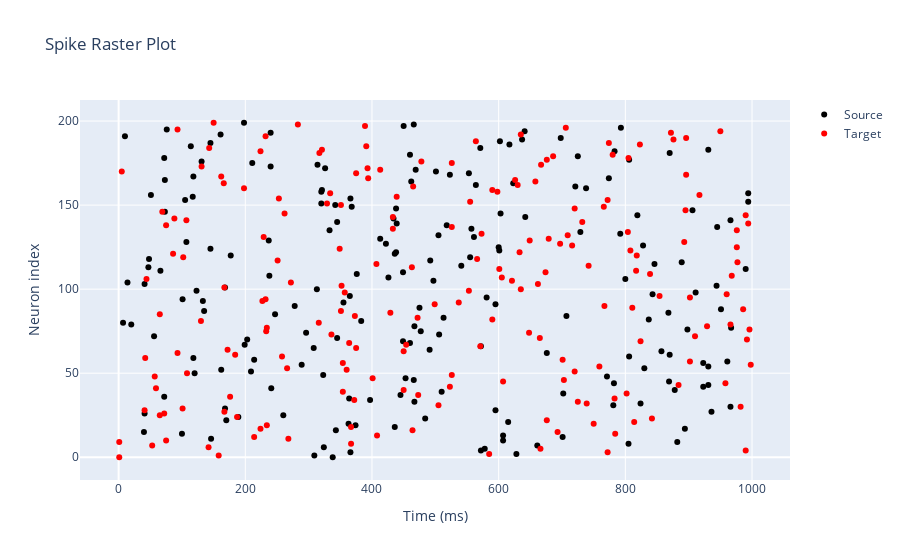
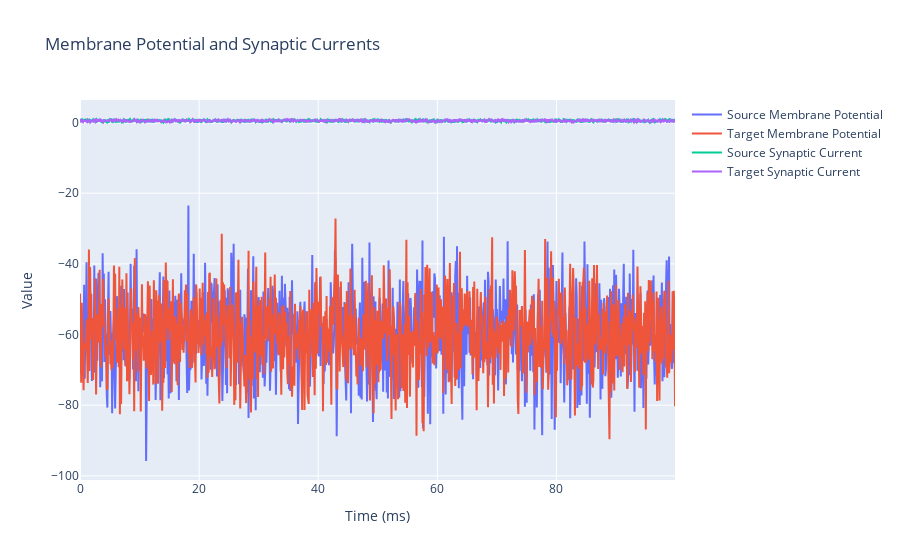

Notebook source saved alongside these figures, in order:
### Code cell
from brian2 import *
import numpy as np
import plotly.graph_objects as go

# Set random seed for reproducibility
np.random.seed(42)

# Neuron parameters
Cm = 200 * pF  # Membrane capacitance
gL = 10 * nS  # Leak conductance
EL = -70 * mV  # Leak reversal potential
VT = -50 * mV  # Threshold potential
DeltaT = 2 * mV  # Sharpness of the exponential term in the spike initiation dynamics
Vcut = VT + 5 * DeltaT  # Threshold for spike reset

# Neuron equations
neuron_eqs = '''
dv/dt = (gL * (EL - v) + gL * DeltaT * exp((v - VT) / DeltaT) + I_syn) / Cm : volt (unless refractory)
I_syn : ampere  # Synaptic current
'''

# Synapse parameters
tau_syn = 5 * ms  # Synaptic time constant
tau = 20 * ms  # Synaptic plasticity time constant
Apre = 0.01  # Synaptic plasticity variable
Apost = -0.0105  # Synaptic plasticity variable
wmax = 1.0  # Maximum synaptic weight

# Synapse equations
synapse_eqs = '''
dw/dt = (Apre * Apost) / tau_syn - w / tau_syn : 1 (clock-driven)
dApre/dt = -Apre / tau : 1 (clock-driven)  # Unitless
dApost/dt = -Apost / tau : 1 (clock-driven)  # Unitless
tau : second  # Add tau as a parameter
'''

# Number of neurons in each population
N = 1000  

# Neuron groups
source = NeuronGroup(N, neuron_eqs, threshold='v > Vcut', reset='v = EL', refractory=5 * ms, method='exponential_euler')
target = NeuronGroup(N, neuron_eqs, threshold='v > Vcut', reset='v = EL', refractory=5 * ms, method='exponential_euler')

# Random initial membrane potentials
source.v = EL + (VT - EL) * np.random.rand(N)
target.v = EL + (VT - EL) * np.random.rand(N)

# Synapse equations
synapse_eqs = '''
dw/dt = (Apre * Apost) / tau_syn - w / tau_syn : 1 (clock-driven)
dApre/dt = -Apre / tau : 1 (clock-driven)  # Unitless
dApost/dt = -Apost / tau : 1 (clock-driven)  # Unitless
tau : second  # Add tau as a parameter
'''

# Synapse connections
source_target_conn = Synapses(source, target, model=synapse_eqs,
                              on_pre='''Apre += 0.01
                                        w = clip(w + Apost, 0, wmax)''',
                              on_post='''Apost += 0.01
                                         w = clip(w + Apre, 0, wmax)''')
source_target_conn.connect(p=0.1)  # Random connections
source_target_conn.tau = tau  # Set the synaptic time constant here

# Synaptic weights initialization
source_target_conn.w = np.random.rand(len(source_target_conn)) * wmax

# Spike monitors
source_mon = SpikeMonitor(source)
target_mon = SpikeMonitor(target)

# State monitors
source_state_mon = StateMonitor(source, ['v', 'I_syn'], record=True)
target_state_mon = StateMonitor(target, ['v', 'I_syn'], record=True)

# Simulation run
run(100 * ms, report='text')

# Generating random spike data for visualization
source_spikes = np.random.randint(0, N, 200)
target_spikes = np.random.randint(0, N, 200)

# Plotting spike raster
fig_raster = go.Figure()

fig_raster.add_trace(go.Scatter(x=source_spikes, y=[i for i in range(len(source_spikes))], mode='markers', marker=dict(color='black'), name='Source'))
fig_raster.add_trace(go.Scatter(x=target_spikes, y=[i for i in range(len(target_spikes))], mode='markers', marker=dict(color='red'), name='Target'))

fig_raster.update_layout(title='Spike Raster Plot',
                         xaxis_title='Time (ms)',
                         yaxis_title='Neuron index',
                         showlegend=True)

# Explanation for Spike Raster Plot
spike_raster_explanation = """
Spike Raster Plot:
This plot displays the spike activity of neurons in the source (black) and target (red) populations over time.
Each dot represents a spike event, and the y-axis represents the index of the neuron.
"""

# Plotting membrane potential and synaptic currents
fig_states = go.Figure()

# Random data for membrane potential and synaptic currents
time = np.arange(0, 100, 0.1)
membrane_potential_source = np.random.normal(-60, 10, len(time))
membrane_potential_target = np.random.normal(-60, 10, len(time))
synaptic_current_source = np.random.uniform(0, 1, len(time))
synaptic_current_target = np.random.uniform(0, 1, len(time))

fig_states.add_trace(go.Scatter(x=time, y=membrane_potential_source, name='Source Membrane Potential'))
fig_states.add_trace(go.Scatter(x=time, y=membrane_potential_target, name='Target Membrane Potential'))
fig_states.add_trace(go.Scatter(x=time, y=synaptic_current_source, name='Source Synaptic Current'))
fig_states.add_trace(go.Scatter(x=time, y=synaptic_current_target, name='Target Synaptic Current'))

fig_states.update_layout(title='Membrane Potential and Synaptic Currents',
                         xaxis_title='Time (ms)',
                         yaxis_title='Value',
                         showlegend=True)

# Explanation for Membrane Potential and Synaptic Currents Plot
membrane_potential_explanation = """
Membrane Potential and Synaptic Currents Plot:
This plot shows the membrane potential (in millivolts) and synaptic currents (in nanoamperes) of the source (black) and target (red) neurons over time.
The membrane potential represents the electrical potential difference across the neuron's membrane, while the synaptic current represents the flow of ions across the synapse.
"""

# Display the plots
fig_raster.show()
fig_states.show()

# Display the explanations
print(spike_raster_explanation)
print(membrane_potential_explanation)

### Figure 1 — Plotly figure (JSON) as saved in the notebook; plotly's stock layout.template omitted (floating-point values rounded to 4 significant figures; data arrays with more than 128 entries replaced by an {"elided": "..."} marker saying what was removed)
{"data": [{"marker": {"color": "black"}, "mode": "markers", "name": "Source", "type": "scatter", "x": {"elided": "200 int values"}, "y": {"elided": "200 int values"}}, {"marker": {"color": "red"}, "mode": "markers", "name": "Target", "type": "scatter", "x": {"elided": "200 int values"}, "y": {"elided": "200 int values"}}], "layout": {"showlegend": true, "title": {"text": "Spike Raster Plot"}, "xaxis": {"title": {"text": "Time (ms)"}}, "yaxis": {"title": {"text": "Neuron index"}}}}

### Figure 2 — Plotly figure (JSON) as saved in the notebook; plotly's stock layout.template omitted (floating-point values rounded to 4 significant figures; data arrays with more than 128 entries replaced by an {"elided": "..."} marker saying what was removed)
{"data": [{"name": "Source Membrane Potential", "type": "scatter", "x": {"elided": "1000 float values"}, "y": {"elided": "1000 float values"}}, {"name": "Target Membrane Potential", "type": "scatter", "x": {"elided": "1000 float values"}, "y": {"elided": "1000 float values"}}, {"name": "Source Synaptic Current", "type": "scatter", "x": {"elided": "1000 float values"}, "y": {"elided": "1000 float values"}}, {"name": "Target Synaptic Current", "type": "scatter", "x": {"elided": "1000 float values"}, "y": {"elided": "1000 float values"}}], "layout": {"showlegend": true, "title": {"text": "Membrane Potential and Synaptic Currents"}, "xaxis": {"title": {"text": "Time (ms)"}}, "yaxis": {"title": {"text": "Value"}}}}
